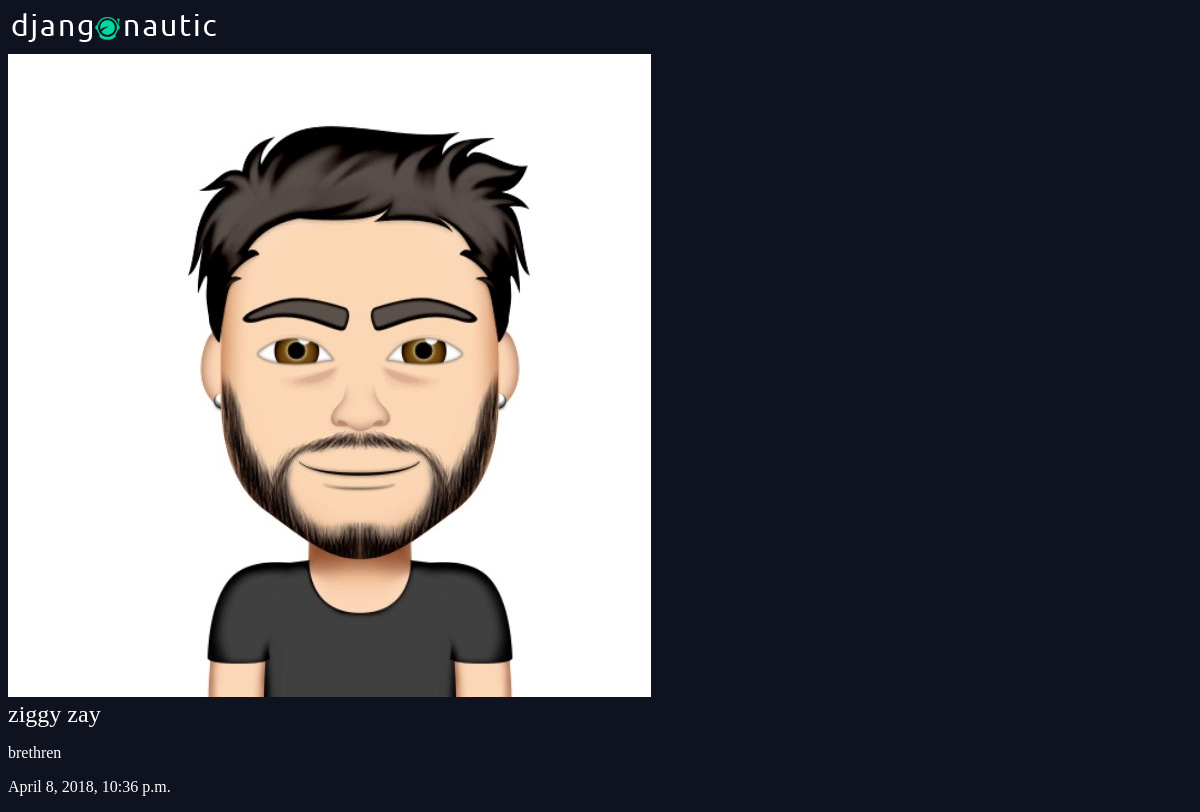
/articles/ziggy-zay/, run on the app's committed database.
### articles/models.py (models this page shows, shortened)
class Article(models.Model):
    title = models.CharField(max_length=100)
    slug = models.SlugField()
    body = models.TextField()
    date = models.DateTimeField(auto_now_add=True)
    thumb = models.ImageField(default='default.png', blank=True)

### articles/views.py (the view)
# urls.py: url(r'^(?P<slug>[\w-]+)/$', views.article_detail, name='detail'),
def article_detail(request, slug):
    article = Article.objects.get(slug=slug)
    return render(request, 'articles/article_detail.html', {'article': article})

### articles/templates/articles/article_detail.html
{% extends 'base_layout.html' %}
{% block content %}
<div class="article-detail">
    <div class="article">
        <img src="{{ article.thumb.url }}"/>
        <h2>{{ article.title }}</h2>
        <p>{{ article.body }}</p>
        <p>{{ article.date }}</p>
    </div>
</div>
{% endblock %}

### assets/styles.css (style rules this page uses)
body { background-color: #0f121f; background-image: url(stars.png); color: #fff; }
body * { font-family: Ubuntu; }
h1, h2, h3, h4, h5 { font-weight: normal; margin: 0; }

### data on the page
Article: thumb (picture), title "ziggy zay", body "brethren", date "April 8, 2018, 10:36 p.m."
